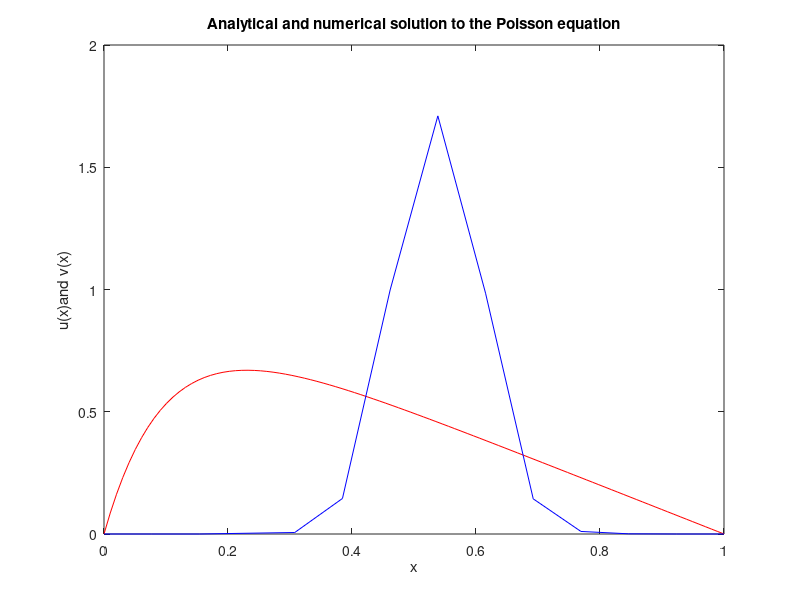

The MATLAB source for this figure:
x = linspace(0,1)

u = 1 - (1 - exp(-10))*x - exp(-10*x)

z = [0, 1./13, 2./13, 4./13, 5./13, 6./13, 7./13, 8./13, 9./13, 10./13, 11./13, 12./13, 13./13];

v = [0, 0, 0, 0.00614025, 0.145331, 0.99828, 1.7101, 0.985075, 0.143801, 0.0104494, 0.000759311, 0, 0]

plot(x,u,'r',z,v,'b');
xlabel('x');
ylabel('u(x)and v(x)');
title('Analytical and numerical solution to the Poisson equation');

